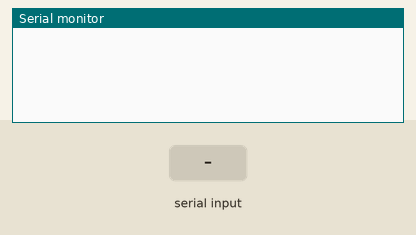
This sketch was run on a simulated Arduino Mega 2560, built with avr-gcc and run on an emulated ATmega2560. On the bench: the last lines printed to the serial monitor. Inputs (shaded band) come from the test bench.

Above: at 1.2 s.
1.3 s: "1" received over the second serial link
At 1.9 s:
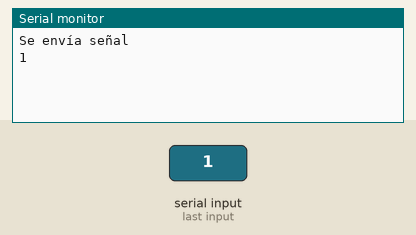
2.8 s: "0" received over the second serial link
At 4.0 s:
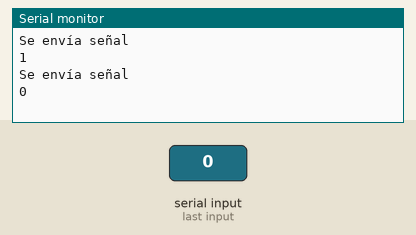
4.3 s: "2" received over the second serial link
At 5.4 s:
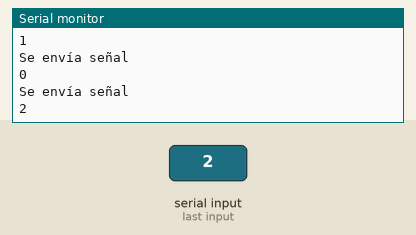

The sketch:

Receiver_Check.ino
```cpp
char msgEnd = ';';
String instruccion;
bool newMsg = false;

int speed1 = 0;

void setup()
{
  Serial.begin(115200);
  Serial3.begin(38400);   // Inicializamos  el puerto serie
}

void loop()
{

  if (Serial3.available() > 0) {
    Serial.println("Se envía señal");
    instruccion = readBuff(); //Leer el mensaje entrante
    Serial.println(instruccion);
  }
}

String readBuff() {
  String buffArray;
  //int i = 0;

  while (Serial3.available() > 0) { //Entro a este while mientras exista algo en el puerto serial
    char buff = Serial3.read(); //Leo el byte entrante
    if (buff == msgEnd) {
      newMsg = true;
      break; //Si el byte entrante coincide con mi delimitador, me salgo del while
    } else {
      buffArray += buff; //Si no, agrego el byte a mi string para construir el mensaje
      //i += 1;
    }
    delay(10);
  }

  return buffArray;  //Retorno el mensaje
}
```

Measured:
- after the input at 1.3 s, the serial monitor: prints a new line at once (image 1)
- after the input at 2.8 s, the serial monitor: prints a new line at once (image 2)
- after the input at 4.3 s, the serial monitor: prints a new line at once (image 3)
